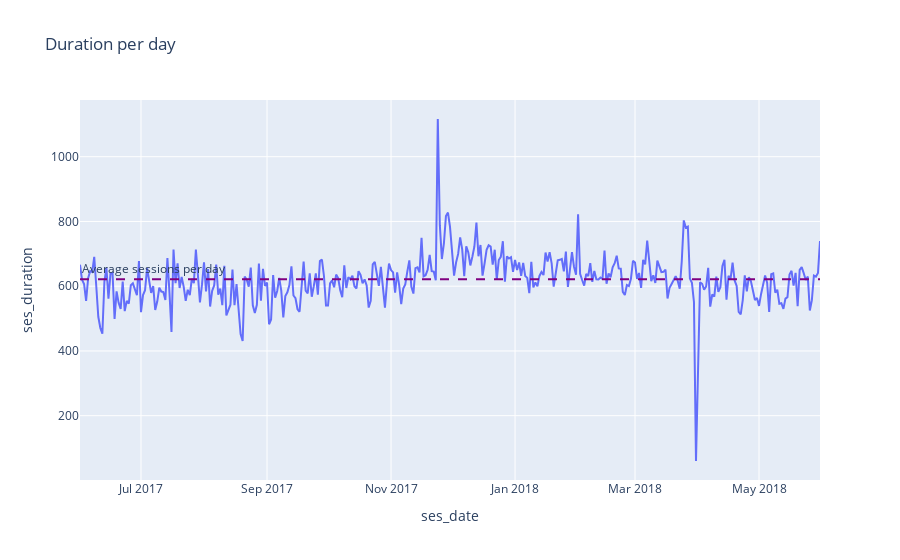

The notebook cell this image was saved under:
### Code cell
#Visualising the data 

d_ses_fig = px.line(duration, x= 'ses_date', y = 'ses_duration', title = 'Duration per day')
d_ses_fig.add_hline(
                  y = duration['ses_duration'].mean(),
          line_dash = "dash",
         line_color = "purple",
    annotation_text = "Average sessions per day",
annotation_position = "top left")
d_ses_fig.show()

### Figure 1 — Plotly figure (JSON) as saved in the notebook; plotly's stock layout.template omitted (floating-point values rounded to 4 significant figures; data arrays with more than 128 entries replaced by an {"elided": "..."} marker saying what was removed)
{"data": [{"hovertemplate": "ses_date=%{x}<br>ses_duration=%{y}<extra></extra>", "legendgroup": "", "line": {"color": "#636efa", "dash": "solid"}, "marker": {"symbol": "circle"}, "mode": "lines", "name": "", "orientation": "v", "showlegend": false, "type": "scatter", "x": {"elided": "364 str values"}, "xaxis": "x", "y": {"elided": "364 float values"}, "yaxis": "y"}], "layout": {"annotations": [{"showarrow": false, "text": "Average sessions per day", "x": 0, "xanchor": "left", "xref": "x domain", "y": 621.8, "yanchor": "bottom", "yref": "y"}], "legend": {"tracegroupgap": 0}, "shapes": [{"line": {"color": "purple", "dash": "dash"}, "type": "line", "x0": 0, "x1": 1, "xref": "x domain", "y0": 621.8, "y1": 621.8, "yref": "y"}], "title": {"text": "Duration per day"}, "xaxis": {"anchor": "y", "domain": [0, 1], "title": {"text": "ses_date"}}, "yaxis": {"anchor": "x", "domain": [0, 1], "title": {"text": "ses_duration"}}}}
